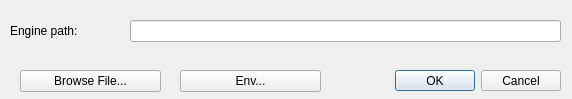
<?xml version="1.0" encoding="UTF-8"?>
<ui version="4.0">
 <class>BrowseEngineDialog</class>
 <widget class="QDialog" name="BrowseEngineDialog">
  <property name="geometry">
   <rect>
    <x>0</x>
    <y>0</y>
    <width>572</width>
    <height>99</height>
   </rect>
  </property>
  <property name="windowTitle">
   <string>Dialog</string>
  </property>
  <widget class="QDialogButtonBox" name="buttonBox">
   <property name="geometry">
    <rect>
     <x>340</x>
     <y>70</y>
     <width>221</width>
     <height>21</height>
    </rect>
   </property>
   <property name="orientation">
    <enum>Qt::Orientation::Horizontal</enum>
   </property>
   <property name="standardButtons">
    <set>QDialogButtonBox::StandardButton::Cancel|QDialogButtonBox::StandardButton::Ok</set>
   </property>
  </widget>
  <widget class="QLabel" name="label">
   <property name="geometry">
    <rect>
     <x>10</x>
     <y>20</y>
     <width>121</width>
     <height>21</height>
    </rect>
   </property>
   <property name="text">
    <string>Engine path:</string>
   </property>
  </widget>
  <widget class="QPushButton" name="fileBrowseButton">
   <property name="geometry">
    <rect>
     <x>20</x>
     <y>70</y>
     <width>141</width>
     <height>22</height>
    </rect>
   </property>
   <property name="text">
    <string>Browse File...</string>
   </property>
  </widget>
  <widget class="QPushButton" name="envButton">
   <property name="geometry">
    <rect>
     <x>180</x>
     <y>70</y>
     <width>141</width>
     <height>22</height>
    </rect>
   </property>
   <property name="text">
    <string>Env...</string>
   </property>
  </widget>
  <widget class="QLineEdit" name="pathLineEdit">
   <property name="geometry">
    <rect>
     <x>130</x>
     <y>20</y>
     <width>431</width>
     <height>22</height>
    </rect>
   </property>
   <property name="readOnly">
    <bool>true</bool>
   </property>
  </widget>
 </widget>
 <resources/>
 <connections>
  <connection>
   <sender>buttonBox</sender>
   <signal>accepted()</signal>
   <receiver>BrowseEngineDialog</receiver>
   <slot>accept()</slot>
   <hints>
    <hint type="sourcelabel">
     <x>248</x>
     <y>254</y>
    </hint>
    <hint type="destinationlabel">
     <x>157</x>
     <y>274</y>
    </hint>
   </hints>
  </connection>
  <connection>
   <sender>buttonBox</sender>
   <signal>rejected()</signal>
   <receiver>BrowseEngineDialog</receiver>
   <slot>reject()</slot>
   <hints>
    <hint type="sourcelabel">
     <x>316</x>
     <y>260</y>
    </hint>
    <hint type="destinationlabel">
     <x>286</x>
     <y>274</y>
    </hint>
   </hints>
  </connection>
 </connections>
</ui>
